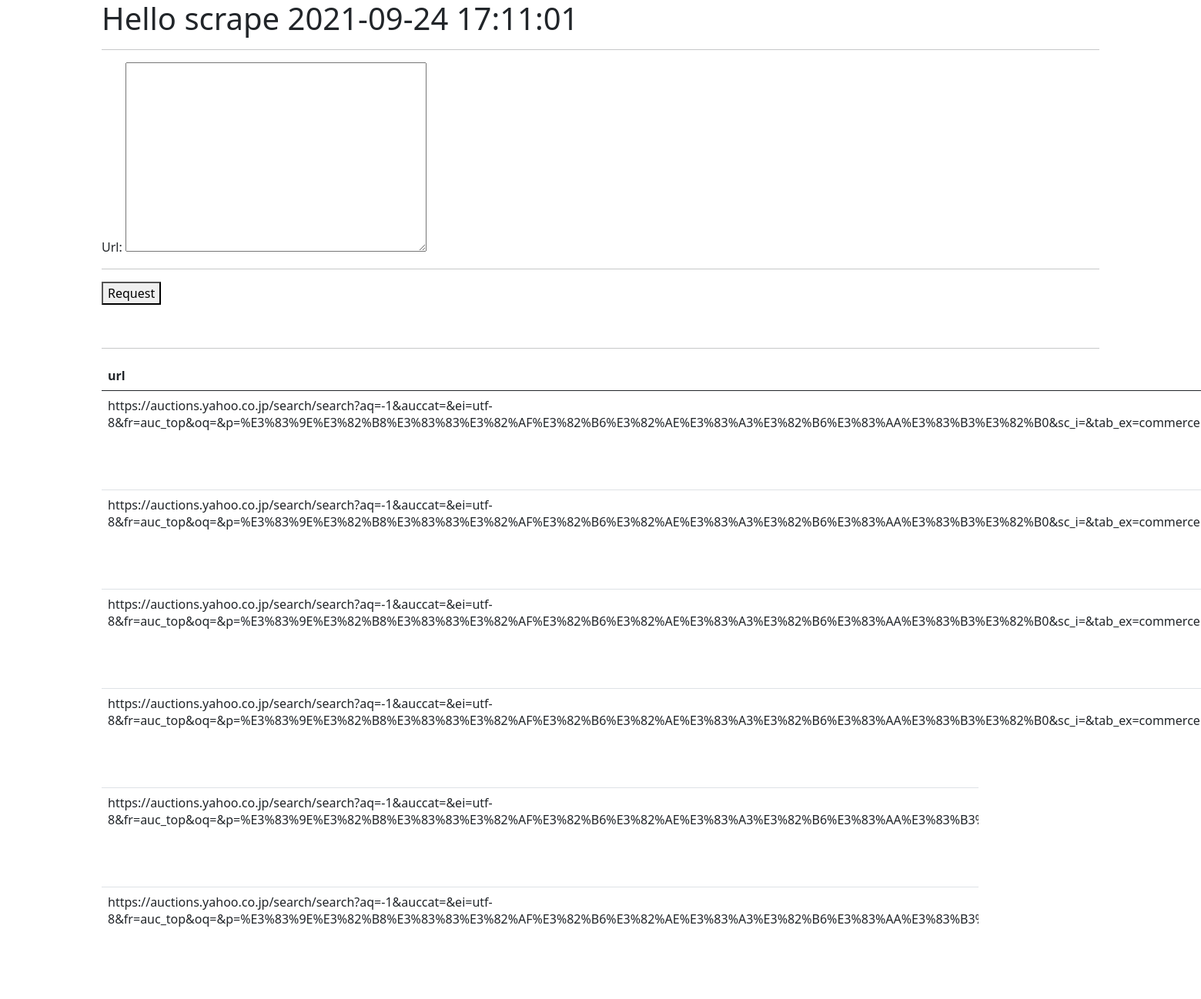
The page / on the database its author committed.
### scrape/models.py (models this page shows)
class Request(models.Model):
    url = models.TextField()
    date = models.DateTimeField(auto_now_add=True)
    uuid = models.TextField(null=True)

### scrape/views.py (the view, shortened to what this page needs)
# urls.py: path("", views.GetData.as_view(), name="home"),
class GetData(generic.FormView):
    template_name = "scrape/index.html"
    form_class = RequestForm
    def get_context_data(self, **kwargs):
        context = super().get_context_data(**kwargs)
        context["name"] = f"scrape {datetime.today()}"
        context["result"] = Request.objects.all().order_by("-date")
        return context

### scrape/forms.py
class RequestForm(forms.ModelForm):
    class Meta:
        model = Request
        fields = ('url', )

### scrape/templates/scrape/index.html (shortened to what this page needs)
<head>
	<link href="https://cdn.jsdelivr.net/npm/bootstrap@5.0.0-beta1/dist/css/bootstrap.min.css" rel="stylesheet">
</head>
<div class="container">
	<h1>Hello {{name}}</h1>
	<hr>
	<form action="/" method="POST">
		{{form.as_p}}
		<hr>
		<button type="submit">Request</button>
	</form>
	<br>
	<hr>
	<table class="table">
		<thead class="thead-dark">
			<tr>
				<th>url</th>
			</tr>
		</thead>
		<tbody>
			{%for res in result%}
				{% if res.uuid is not None %}
				<tr>
					<td>{{res.url}}</td>
				</tr>
				{% endif %}
			{% endfor %}
		</tbody>
	</table>
</div>

### rows shown on the page
Request: url "https://auctions.yahoo.co.jp/search/search?aq=-1&auccat=&ei=utf-8&fr=auc_top&oq=&p=%E3%83%9E%E3%82%B8%E3%83%83%E3%82%AF%E3%82%B6%E3%82%AE%E3%83%A3%E3%82%B6%E3%83%AA%E3%83%B3%E3%82%B0&sc_i=&tab_ex=commerce"
Request: url "https://auctions.yahoo.co.jp/search/search?aq=-1&auccat=&ei=utf-8&fr=auc_top&oq=&p=%E3%83%9E%E3%82%B8%E3%83%83%E3%82%AF%E3%82%B6%E3%82%AE%E3%83%A3%E3%82%B6%E3%83%AA%E3%83%B3%E3%82%B0&sc_i=&tab_ex=commerce"
Request: url "https://auctions.yahoo.co.jp/search/search?aq=-1&auccat=&ei=utf-8&fr=auc_top&oq=&p=%E3%83%9E%E3%82%B8%E3%83%83%E3%82%AF%E3%82%B6%E3%82%AE%E3%83%A3%E3%82%B6%E3%83%AA%E3%83%B3%E3%82%B0&sc_i=&tab_ex=commerce"
Request: url "https://auctions.yahoo.co.jp/search/search?aq=-1&auccat=&ei=utf-8&fr=auc_top&oq=&p=%E3%83%9E%E3%82%B8%E3%83%83%E3%82%AF%E3%82%B6%E3%82%AE%E3%83%A3%E3%82%B6%E3%83%AA%E3%83%B3%E3%82%B0&sc_i=&tab_ex=commerce"
Request: url "https://auctions.yahoo.co.jp/search/search?aq=-1&auccat=&ei=utf-8&fr=auc_top&oq=&p=%E3%83%9E%E3%82%B8%E3%83%83%E3%82%AF%E3%82%B6%E3%82%AE%E3%83%A3%E3%82%B6%E3%83%AA%E3%83%B3%E3%82%B0&sc_i=&tab_ex=commerce"
Request: url "https://auctions.yahoo.co.jp/search/search?aq=-1&auccat=&ei=utf-8&fr=auc_top&oq=&p=%E3%83%9E%E3%82%B8%E3%83%83%E3%82%AF%E3%82%B6%E3%82%AE%E3%83%A3%E3%82%B6%E3%83%AA%E3%83%B3%E3%82%B0&sc_i=&tab_ex=commerce"
